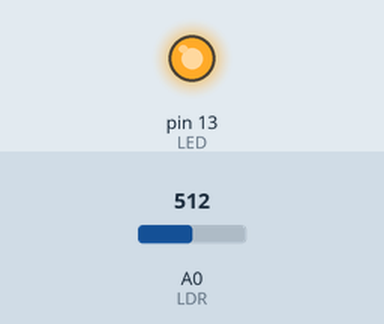
This sketch was run on a simulated Arduino Uno, built with avr-gcc and run on an emulated ATmega328P. Shown: output pins drawn as LEDs (lit = HIGH). The test bench sets the inputs (shaded band); at power-on: A0 (LDR) = 512.

Above: at 1.2 s.
1.3 s: A0 (LDR) set to 501
At 2.3 s:
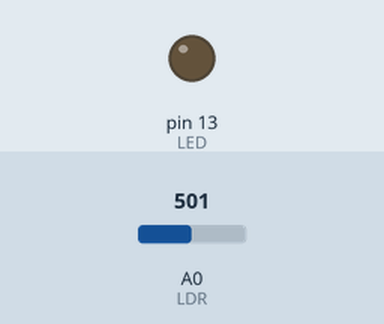
2.8 s: A0 (LDR) set to 716
At 3.3 s:
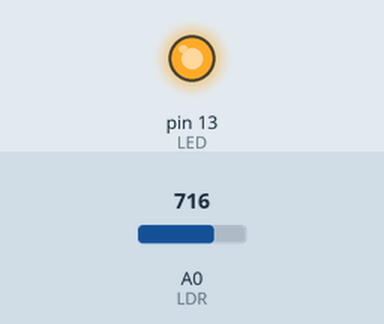
4.3 s: A0 (LDR) set to 511
At 5.6 s:
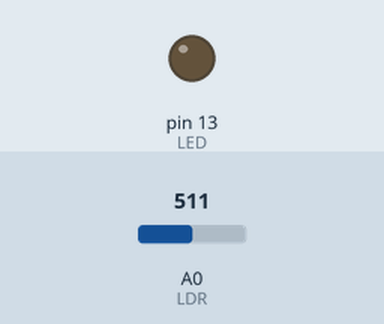
Timing chart, 0 to 7.3 s (numbered marks = the images above; inputs shaded):
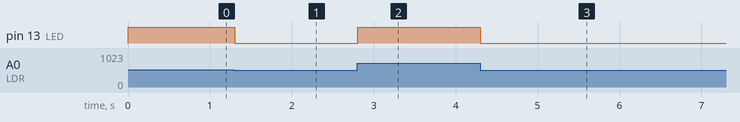

The sketch:

led-ldr-brightness.ino
```cpp
/*
    LED LDR Brightness

    Uses a light-dependent resistor (LDR) connected an analog input to
    change the brightness of an LED.

    The circuit:
    * Input - LDR conencted to analog pin #0
    * Output - LED connected to pin #13

    Created SEP 2017
    By Dan Booth
*/

const int LED = 13;     // pin for the LED
const int LDR = 0;      // pin for the LDR
const int DELAY = 10;   // delay after the LED brightness is adjusted
int sensorVal = 0;  // variable used to store the value coming from the sensor

void setup() {
    pinMode(LED, OUTPUT); // set the LED is an output
}

void loop() {
    sensorVal = analogRead(LDR); // get the value from the sensor
    analogWrite(LED, getAnalogBrightness(sensorVal)); // turn the LED on and set the brightness
    delay(DELAY); // delay for a period of time to see the change
}

int getAnalogBrightness(int readVal) {
    // returns readVal divided by 4, because:
    //  analogRead() returns 0-1023, and
    //  analogWrite() accepts max. of 255
    return (int) readVal/4;
}
```

Measured:
- the behaviour switches between 512 and 511 on A0 (LDR) (found by bisection; images 0 and 1)
- after the input at 1.3 s, pin 13 (LED): HIGH → LOW at once
- after the input at 2.8 s, pin 13 (LED): LOW → HIGH at once
- after the input at 4.3 s, pin 13 (LED): HIGH → LOW at once
